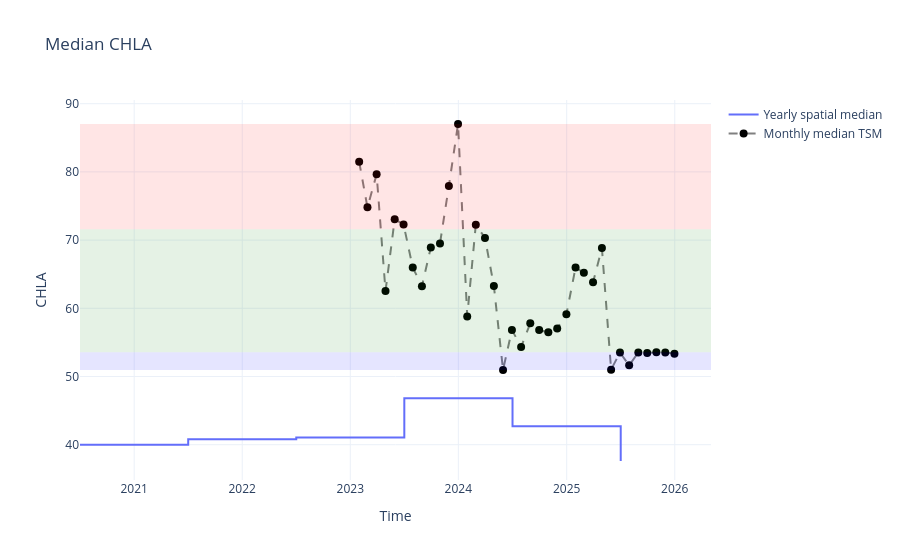

Notebook code for this chart:
### Code cell
x = chla_month_median.time.values
y = chla_month_median.values

q1, q2 = quantile_vals[1], quantile_vals[2]

status = xr.where(
    y < q1, "Low",
    xr.where(y < q2, "Normal", "High")
)

# Get the yearly data from the wq_annual product
year_x = ds.chla.time.values
year_y = ds.chla.median(dim=("x","y")).values

fig = go.Figure()

# Low band
fig.add_hrect(
    y0=quantile_vals[0], y1=quantile_vals[1],
    fillcolor="blue", opacity=0.1,
    line_width=0
)

# Normal band
fig.add_hrect(
    y0=quantile_vals[1], y1=quantile_vals[2],
    fillcolor="green", opacity=0.1,
    line_width=0
)

# High band
fig.add_hrect(
    y0=quantile_vals[2], y1=quantile_vals[3],
    fillcolor="red", opacity=0.1,
    line_width=0
)

# Yearly step line
fig.add_trace(
    go.Scatter(
        x=year_x,
        y=year_y,
        mode="lines",
        line_shape="hv",
        name="Yearly spatial median"
    )
)

# Monthly points
fig.add_trace(
    go.Scatter(
        x=x,
        y=y,
        mode="lines+markers",
        name="Monthly median TSM",
        line=dict(color="grey", dash="dash"),
        marker=dict(color="black", size=8),
        customdata=status,
        hovertemplate=
        "<b>Date</b>: %{x}<br>"
        "<b>TSM</b>: %{y:.2f}<br>"
        "<b>Status</b>: %{customdata}<extra></extra>"
    )
)

fig.update_layout(
    title="Median CHLA",
    yaxis_title="CHLA",
    template="plotly_white",
    hovermode="x unified",
    dragmode="zoom",
    xaxis=dict(
        title="Time",
        type="date"
    )
)

fig.show()

### Figure 1 — Plotly figure (JSON) as saved in the notebook; plotly's stock layout.template omitted (floating-point values rounded to 4 significant figures)
{"data": [{"line": {"shape": "hv"}, "mode": "lines", "name": "Yearly spatial median", "type": "scatter", "x": ["2020-07-01T23:59:59.999999000", "2021-07-02T11:59:59.999999000", "2022-07-02T11:59:59.999999000", "2023-07-02T11:59:59.999999000", "2024-07-01T23:59:59.999999000", "2025-07-02T11:59:59.999999000"], "y": [40.01, 40.78, 41.04, 46.82, 42.7, 37.61]}, {"customdata": ["High", "High", "High", "Normal", "High", "High", "Normal", "Normal", "Normal", "Normal", "High", "High", "Normal", "High", "Normal", "Normal", "Low", "Normal", "Normal", "Normal", "Normal", "Normal", "Normal", "Normal", "Normal", "Normal", "Normal", "Normal", "Low", "Low", "Low", "Low", "Low", "Normal", "Low", "Low"], "hovertemplate": "<b>Date</b>: %{x}<br><b>TSM</b>: %{y:.2f}<br><b>Status</b>: %{customdata}<extra></extra>", "line": {"color": "grey", "dash": "dash"}, "marker": {"color": "black", "size": 8}, "mode": "lines+markers", "name": "Monthly median TSM", "type": "scatter", "x": ["2023-01-31T00:00:00.000000000", "2023-02-28T00:00:00.000000000", "2023-03-31T00:00:00.000000000", "2023-04-30T00:00:00.000000000", "2023-05-31T00:00:00.000000000", "2023-06-30T00:00:00.000000000", "2023-07-31T00:00:00.000000000", "2023-08-31T00:00:00.000000000", "2023-09-30T00:00:00.000000000", "2023-10-31T00:00:00.000000000", "2023-11-30T00:00:00.000000000", "2023-12-31T00:00:00.000000000", "2024-01-31T00:00:00.000000000", "2024-02-29T00:00:00.000000000", "2024-03-31T00:00:00.000000000", "2024-04-30T00:00:00.000000000", "2024-05-31T00:00:00.000000000", "2024-06-30T00:00:00.000000000", "2024-07-31T00:00:00.000000000", "2024-08-31T00:00:00.000000000", "2024-09-30T00:00:00.000000000", "2024-10-31T00:00:00.000000000", "2024-11-30T00:00:00.000000000", "2024-12-31T00:00:00.000000000", "2025-01-31T00:00:00.000000000", "2025-02-28T00:00:00.000000000", "2025-03-31T00:00:00.000000000", "2025-04-30T00:00:00.000000000", "2025-05-31T00:00:00.000000000", "2025-06-30T00:00:00.000000000", "2025-07-31T00:00:00.000000000", "2025-08-31T00:00:00.000000000", "2025-09-30T00:00:00.000000000", "2025-10-31T00:00:00.000000000", "2025-11-30T00:00:00.000000000", "2025-12-31T00:00:00.000000000"], "y": [81.48, 74.8, 79.65, 62.53, 73.05, 72.3, 65.98, 63.25, 68.93, 69.52, 77.92, 87.02, 58.81, 72.27, 70.31, 63.28, 50.96, 56.84, 54.33, 57.79, 56.82, 56.47, 57.03, 59.14, 65.98, 65.2, 63.82, 68.83, 51.01, 53.52, 51.63, 53.54, 53.44, 53.56, 53.53, 53.32]}], "layout": {"dragmode": "zoom", "hovermode": "x unified", "shapes": [{"fillcolor": "blue", "line": {"width": 0}, "opacity": 0.1, "type": "rect", "x0": 0, "x1": 1, "xref": "x domain", "y0": 50.96, "y1": 53.54, "yref": "y"}, {"fillcolor": "green", "line": {"width": 0}, "opacity": 0.1, "type": "rect", "x0": 0, "x1": 1, "xref": "x domain", "y0": 53.54, "y1": 71.58, "yref": "y"}, {"fillcolor": "red", "line": {"width": 0}, "opacity": 0.1, "type": "rect", "x0": 0, "x1": 1, "xref": "x domain", "y0": 71.58, "y1": 87.02, "yref": "y"}], "title": {"text": "Median CHLA"}, "xaxis": {"title": {"text": "Time"}, "type": "date"}, "yaxis": {"title": {"text": "CHLA"}}}}
